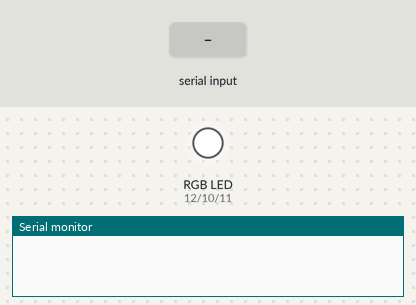
The sketch below on a simulated Arduino Mega 2560, built with avr-gcc and run on an emulated ATmega2560. On the bench: an RGB LED mixed from three pins (HIGH = lit), the last lines printed to the serial monitor. Inputs (shaded band) come from the test bench. Dim RGB values are drawn brighter than linear.

Above: at 1.2 s.
1.3 s: "1" received over the second serial link
At 2.0 s:
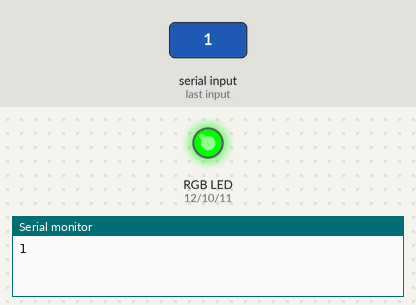
7.3 s: "off" received over the second serial link
At 7.9 s:
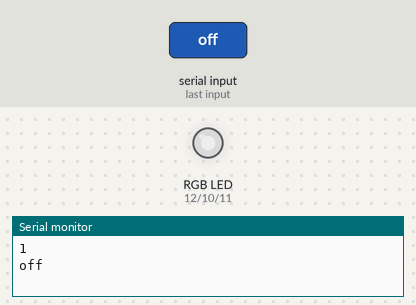
8.8 s: "off" received over Serial
At 9.8 s:
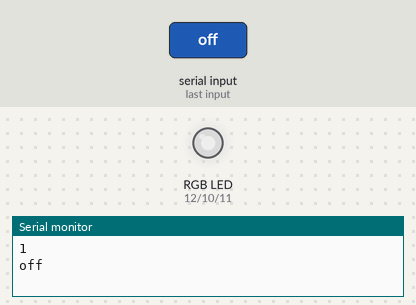
10.3 s: "2" received over the second serial link
At 12.0 s:
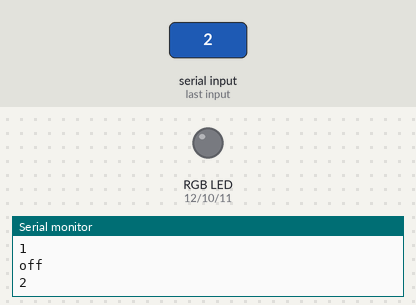
15.8 s: "3" received over the second serial link
At 19.6 s:
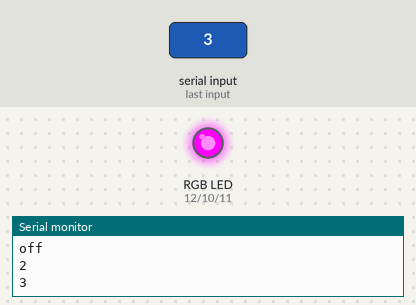
Timing chart, 0 to 21.8 s (numbered marks = the images above; inputs shaded):
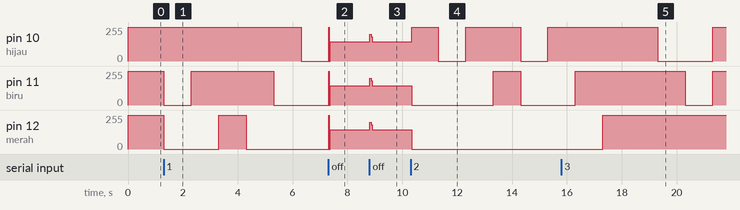

Measured:
- after the input at 1.3 s, pin 10 (hijau): 255/255 → 0/255 after 5.0 s; pin 11 (biru): 255/255 → 0/255 at once, → 255/255 1.0 s later, → 0/255 3.0 s later; pin 12 (merah): 255/255 → 0/255 at once, → 255/255 2.0 s later, → 0/255 1.0 s later
- after the input at 7.3 s, pin 11 (biru): 0/255 → 255/255 after 0.01 s instead of 1.0 s; pin 12 (merah): 0/255 → 146/255 at once
- after the input at 8.8 s, pin 10 (hijau): 145/255 → 199/255 at once, → 182/255 0.04 s later, → 145/255 0.04 s later; pin 11 (biru): 145/255 → 146/255 at once; pin 12 (merah): 146/255 → 200/255 at once, → 183/255 0.04 s later, → 146/255 0.04 s later
- after the input at 10.3 s, pin 10 (hijau): goes 255/255 0.97 s, 0/255 1.0 s, 255/255 2.0 s, 0/255 1.0 s, then 255/255, starting at once; pin 11 (biru): 146/255 → 0/255 at once, → 255/255 3.0 s later, → 0/255 1.0 s later; pin 12 (merah): 146/255 → 0/255 at once
- after the input at 15.8 s, pin 12 (merah): goes on until 17.3 s, then stays 255/255

The sketch:

RC2_arduino_uno.ino
```cpp
#include <SoftwareSerial.h>
SoftwareSerial Serial2 (2, 3);
int hijau = 10;
int biru = 11;
int merah = 12;
String data;
String statusled;
void setup() {
  // put your setup code here, to run once:
  Serial.begin(9600);
  Serial2.begin(9600);
pinMode(hijau, OUTPUT);
pinMode(biru, OUTPUT);
pinMode(merah, OUTPUT);
}
void loop() {
  // put your main code here, to run repeatedly:
  while(Serial.available() > 0){
  delay(10);
  char d = Serial.read();
  data += d;
}
if (data.length() > 0){
  Serial2.print(data);
  data = "";
}
// berikut code untuk membaca data dari perangkat lain
while(Serial2.available() > 0){
  delay(10);
  char d = Serial2.read();
  data += d;
}
if (data.length() > 0){
  Serial.println(data);
  statusled = data;
  data = "";
}
if(statusled.equals("off")){
    digitalWrite(hijau, LOW);
    digitalWrite(biru, LOW);
    digitalWrite(merah, LOW);
  }
  if(statusled.equals("on")){
    digitalWrite(hijau, HIGH);
    digitalWrite(biru, HIGH);
    digitalWrite(merah, HIGH);
  }
  if(statusled.equals("1")){
    digitalWrite(merah, LOW);
    digitalWrite(biru, LOW);
    digitalWrite(hijau, LOW);
    digitalWrite(hijau, HIGH);
    delay(1000);
    digitalWrite(biru, HIGH);
    delay(1000);
    digitalWrite(merah, HIGH);
    delay(1000);
    digitalWrite(merah, LOW);
    delay(1000);
    digitalWrite(biru, LOW);
    delay(1000);
    digitalWrite(hijau, LOW);
    delay(1000);
    digitalWrite(merah, LOW);
  }
  if(statusled.equals("2")){
    digitalWrite(merah, LOW);
    digitalWrite(biru, LOW);
    digitalWrite(hijau, LOW);
    digitalWrite(hijau, HIGH);
    delay(1000);
    digitalWrite(hijau, LOW);
    delay(1000);
    digitalWrite(hijau, HIGH);
    delay(1000);
    digitalWrite(biru, HIGH);
    delay(1000);
    digitalWrite(hijau, LOW);
    digitalWrite(biru, LOW);
    delay(1000);
    digitalWrite(hijau, HIGH);
    delay(1000);
    digitalWrite(biru, HIGH);
    delay(1000);
    digitalWrite(merah, HIGH);
    delay(1000);
    digitalWrite(merah, LOW);
    digitalWrite(biru, LOW);
    digitalWrite(hijau, LOW);
  }
  if(statusled.equals("3")){
    digitalWrite(hijau, HIGH);
    delay(1000);
    digitalWrite(biru, HIGH);
    digitalWrite(hijau, LOW);
    delay(1000);
    digitalWrite(merah, HIGH);
    digitalWrite(biru, LOW);
    delay(1000);
    digitalWrite(merah, LOW);
  }
  if(statusled.equals("epilepsi")){
    digitalWrite(merah, LOW);
    digitalWrite(biru, LOW);
    digitalWrite(hijau, LOW);
    delay(100);
    digitalWrite(merah, HIGH);
    digitalWrite(biru, HIGH);
    digitalWrite(hijau, HIGH);
    delay(100);
  }
  else{
    digitalWrite(hijau, HIGH);
    digitalWrite(biru, HIGH);
    digitalWrite(merah, HIGH);
  }
}
```
